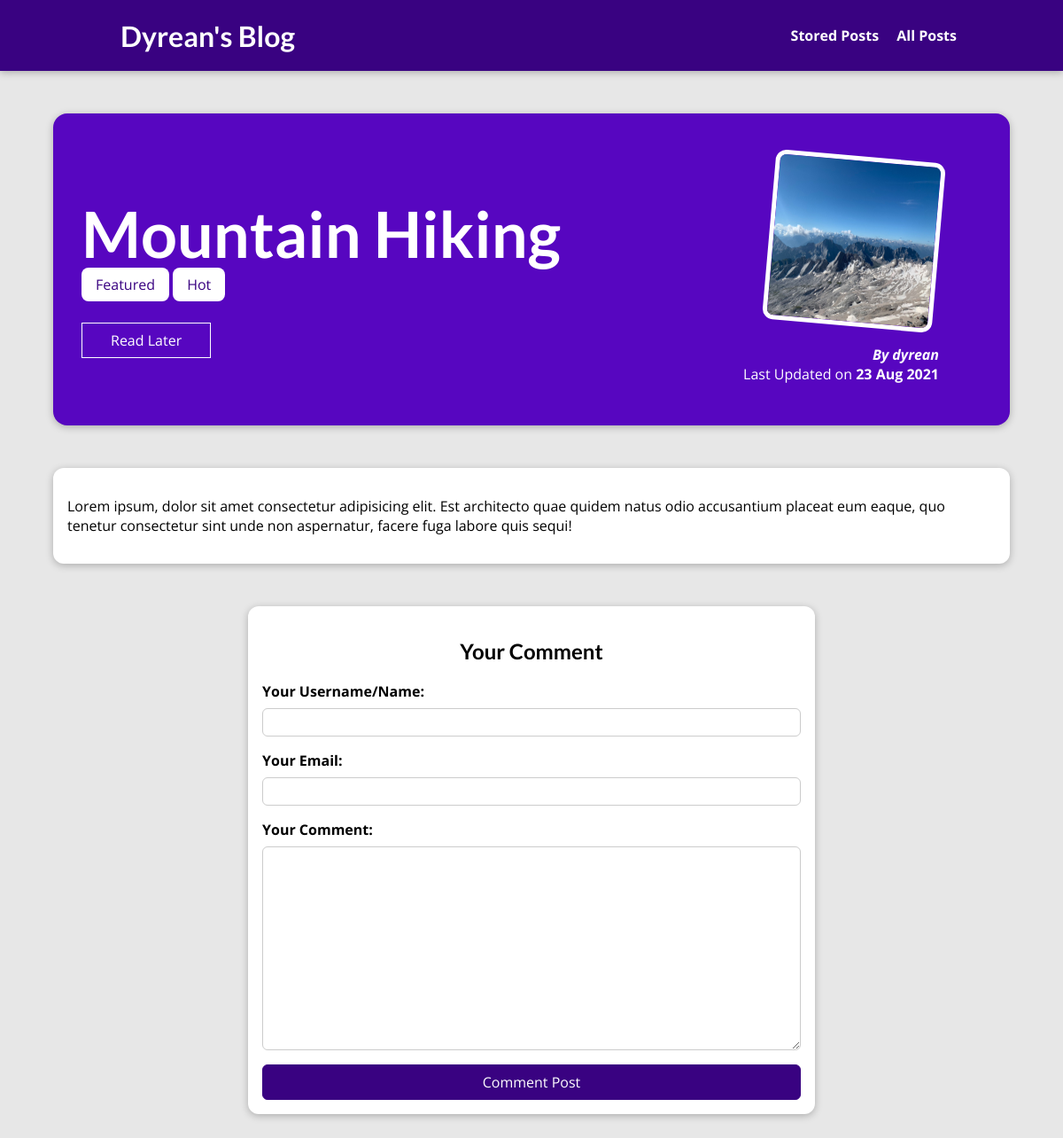
Screenshot of /posts/hiking-in-the-mountains with the database file from the repository.
### blog/models.py (models this page shows, shortened)
class Post(models.Model):
    title = models.CharField(max_length=150)
    excerpt = models.CharField(max_length=200)
    image = models.ImageField(upload_to="posts", null=True)
    date = models.DateTimeField(auto_now=True)
    slug = models.SlugField(unique=True, db_index=True)
    content = models.TextField(validators=[MinLengthValidator(10)])
    author = models.ForeignKey(
        Author, on_delete=models.SET_NULL, related_name="posts", null=True)
    tags = models.ManyToManyField(Tag)

class Tag(models.Model):
    caption = models.CharField(max_length=20)

class Author(models.Model):
    username = models.CharField(max_length=20, unique=True, db_index=True)
    first_name = models.CharField(max_length=100)
    last_name = models.CharField(max_length=100)
    email_address = models.EmailField()
    created = models.DateTimeField(auto_now_add=True, )
    def __str__(self):
        return f"{self.username}"

### blog/views.py (the view, shortened to what this page needs)
# urls.py: path("posts/<slug:slug>", views.PostDetailView.as_view(), name="post-detail-page"),
class PostDetailView(View):
    def is_stored_post(self, request, post_id):
        stored_posts = request.session.get("stored_posts")
        if stored_posts is not None:
            is_saved_for_later = post_id in stored_posts
        else:
            is_saved_for_later = False
        return is_saved_for_later
    def get_context(self, request, slug):
        post = Post.objects.get(slug=slug)
        context = {
            "post": post,
            "post_tags": post.tags.all(),
            "comment_form": CommentForm(),
            "comments": post.comments.all().order_by("-date"),
            "saved_for_later": self.is_stored_post(request, post.id)
        }
        return context
    def get(self, request, slug):
        context = self.get_context(request, slug)
        return render(request, "blog/post-detail.html", context)

### blog/forms.py
class CommentForm(forms.ModelForm):
    class Meta:
        model = Comment
        exclude = ["post"]
        labels = {
            "user_name": "Your Username/Name",
            "user_email": "Your Email",
            "text": "Your Comment"
        }

### blog/templates/blog/post-detail.html (shortened to what this page needs)
{% extends "base.html" %}
{% load static %}
{% block css_files %}
<link rel="stylesheet" href="{% static "blog/post-detail.css" %}"/>
{% endblock %}
{% block content %}
<section id="summary">
  <h2>{{ post.title }}</h2>
  <div>
    {% for tag in post_tags %}
      <span class="tag">{{ tag.caption }}</span>
    {% endfor %}
  </div>
  <div id="read-later">
    <form action="{% url "read-later" %}" method="POST">
      <button>
      {% if saved_for_later %}
        Remove from "Stored Posts"
      {% else %}
        Read Later
      {% endif %}
      </button>
    </form>
  </div>
  <article>
    <img src="{{ post.image.url }}" alt= {{post.title}}/>
    <address>By <a href="mailto:{{ post.author.email_address }}">{{ post.author }}</a></address>
    <div>Last Updated on <time>{{ post.date|date:"d M Y" }}</time></div>
  </article>
</section>
<main>
    {{ post.content|linebreaks }}
</main>
<section id="comment-form">
  <h2>Your Comment</h2>
  <form action="{% url "post-detail-page" post.slug %}" method="POST">
    {% for form_field in comment_form %}
      <div class="form-control {% if form_field.erros %}invalid{% endif %}">
        {{ form_field.label_tag }}
        {{ form_field}}
      </div>
    {% endfor %}
    <button>Comment Post</button>
  </form>
</section>
{% endblock %}

### static/app.css (style rules this page uses)
* { box-sizing: border-box; }
html { font-family: 'Open Sans', 'Lato', sans-serif; scroll-behavior: smooth; }
body { margin: 0; }
h1, h2, h3 { font-family: 'Lato', sans-serif; font-weight: bold; }

### blog/static/blog/post-detail.css (style rules this page uses)
body { background-color: #e7e7e7; }
#summary { margin: 8rem auto 3rem auto; padding: 2rem; width: 90%; max-width: 90rem; border-radius: 16px; background-color: #5706c0; position: relative; box-shadow: 0 2px 8px rgba(0, 0, 0, 0.25); height: 22rem; }
#summary h2 { color: white; font-size: 4.5rem; margin-bottom: 0.25rem; }
#summary article { position: absolute; top: 2rem; right: 3rem; padding: 1rem 2rem; border-radius: 12px; text-align: right; color: white; }
#summary article img { width: 12rem; height: 12rem; border-radius: 12px; transform: rotateZ(5deg); border: 5px solid white; margin-bottom: 1rem; }
#summary address { font-weight: bold; }
#summary a { color: white; text-decoration: none; }
#summary time { font-weight: bold; }
#read-later { margin: 2rem 0; }
#read-later button { background-color: transparent; border: 1px solid white; padding: 0.5rem 2rem; font: inherit; color: white; cursor: pointer; }
main { width: 90%; max-width: 90rem; margin: 3rem auto; background-color: white; padding: 1rem; border-radius: 12px; box-shadow: 0 2px 8px rgba(0, 0, 0, 0.25); }
.tag { background-color: white; color: #390281; padding: 0.5rem 1rem; border-radius: 8px; }
#comment-form { margin: 3rem auto; width: 90%; max-width: 40rem; border-radius: 12px; background-color: white; box-shadow: 0 2px 8px rgba(0, 0, 0, 0.25); padding: 1rem; }
#comment-form h2 { text-align: center; }
#comment-form button { font: inherit; background-color: #390281; color: white; border: 1px solid #390281; padding: 0.5rem 1.5rem; border-radius: 6px; cursor: pointer; width: 100%; }
.form-control { margin-bottom: 1rem; }
.form-control label { font-weight: bold; margin-bottom: 0.5rem; display: block; }
.form-control input, .form-control textarea { display: block; width: 100%; font: inherit; padding: 0.25rem; border-radius: 6px; border: 1px solid #ccc; }

### rows the page displays
Post: title "Mountain Hiking", image (picture), author "dyrean", date "23 Aug 2021", content "Lorem ipsum, dolor sit amet consectetur adipisicing elit. Est architecto quae quidem natus odio accusantium placeat eum eaque, quo tenetur consectetur sint unde non aspernatur, facere fuga labore quis sequi!"
Tag: caption "Featured"
Tag: caption "Hot"
